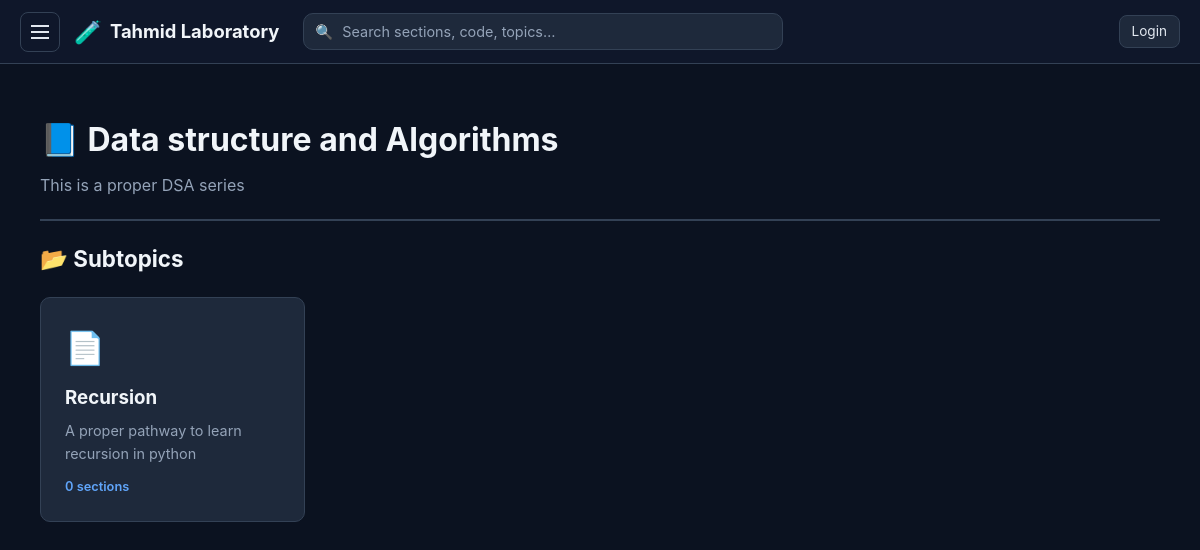
/topic/data-structure-and-algorithms/, run on the app's committed database.
### lab/models.py (models this page shows, shortened)
class Topic(models.Model):
    name = models.CharField(max_length=200, unique=True)
    slug = models.SlugField(max_length=200, unique=True, blank=True)
    description = models.TextField(
        blank=True, help_text="Short intro shown on homepage"
    )
    icon = models.CharField(max_length=50, default="📘", help_text="An emoji or icon")
    order = models.IntegerField(default=0, help_text="Lower = appears first")
    created_at = models.DateTimeField(auto_now_add=True)
    updated_at = models.DateTimeField(auto_now=True)
    class Meta:
        ordering = ["order", "name"]

class SubTopic(models.Model):
    topic = models.ForeignKey(Topic, on_delete=models.CASCADE, related_name="subtopics")
    name = models.CharField(max_length=200)
    slug = models.SlugField(max_length=200, blank=True)
    description = models.TextField(
        blank=True, help_text="Short intro for this subtopic page"
    )
    order = models.IntegerField(default=0, help_text="Lower = appears first")
    created_at = models.DateTimeField(auto_now_add=True)
    updated_at = models.DateTimeField(auto_now=True)
    class Meta:
        ordering = ["order", "name"]
        unique_together = ("topic", "slug")
    def get_absolute_url(self):
        return reverse(
            "lab:subtopic_detail",
            kwargs={
                "topic_slug": self.topic.slug,
                "subtopic_slug": self.slug,
            },
        )

### lab/views.py (the view)
# urls.py: path("topic/<slug:slug>/", views.topic_detail, name="topic_detail"),
def topic_detail(request, slug):
    topic = get_object_or_404(Topic, slug=slug)
    subtopics = topic.subtopics.annotate(section_count=Count("sections"))
    return render(
        request,
        "lab/topic_detail.html",
        {
            "topics": _sidebar_topics(),
            "topic": topic,
            "subtopics": subtopics,
        },
    )

### lab/views.py (called while the page is built)
def _sidebar_topics():
    return (
        Topic.objects.prefetch_related("subtopics")
        .annotate(subtopic_count=Count("subtopics", distinct=True))
        .all()
    )

### lab/templates/lab/topic_detail.html (shortened to what this page needs)
{% extends 'lab/base.html' %}
{% block content %}
<div class="topic-header">
    <div>
        <h1>{{ topic.icon }} {{ topic.name }}</h1>
        {% if topic.description %}<p class="topic-desc">{{ topic.description }}</p>{% endif %}
    </div>
</div>
<h2 class="section-heading">📂 Subtopics</h2>
<div class="topics-grid">
    {% for st in subtopics %}
    <a href="{{ st.get_absolute_url }}" class="topic-card">
        <div class="topic-icon">📄</div>
        <h3>{{ st.name }}</h3>
        <p>{{ st.description|default:"Explore this subtopic" }}</p>
        <span class="topic-meta">{{ st.section_count }} section{{ st.section_count|pluralize }}</span>
    </a>
    {% empty %}
    <div class="empty-state">
        <h3>No subtopics yet</h3>
        <p>This topic has no subtopics. Add some from the admin dashboard.</p>
    </div>
    {% endfor %}
</div>
{% endblock %}

### lab/templates/lab/base.html (shortened to what this page needs)
{% load static %}
<!DOCTYPE html>
<html lang="en">
<head>
    <link rel="stylesheet" href="{% static 'css/style.css' %}">
    <link rel="stylesheet" href="{% static 'css/dashboard.css' %}">
    <link rel="stylesheet" href="https://cdnjs.cloudflare.com/ajax/libs/highlight.js/11.9.0/styles/github-dark.min.css">
</head>
<body>
    <header class="topbar">
        <button class="menu-toggle" onclick="toggleSidebar()" aria-label="Toggle sidebar">
            <span class="hamburger"></span>
        </button>
        <a href="{% url 'lab:home' %}" class="brand">
            <span class="brand-icon">🧪</span>
            <span class="brand-text">Tahmid Laboratory</span>
        </a>
        <form class="search-form" action="{% url 'lab:search' %}" method="get" role="search">
            <span class="search-icon">🔍</span>
            <input type="text" name="q" placeholder="Search sections, code, topics…"
                value="{{ request.GET.q|default:'' }}" class="search-input" autocomplete="off">
        </form>
        <div class="topbar-right">
            {% if user.is_authenticated %}
            <span class="user">👤 {{ user.username }}</span>
            <a href="/admin/logout/" class="btn btn-sm">Logout</a>
            {% else %}
            <a href="/admin/login/" class="btn btn-sm">Login</a>
            {% endif %}
        </div>
    </header>
    <div class="layout">
        <main class="main">
            {% block content %}{% endblock %}
        </main>
    </div>
</body>
</html>

### static/css/style.css (style rules this page uses)
* { box-sizing: border-box; margin: 0; padding: 0; }
:root { --primary: #60a5fa; --primary-dark: #3b82f6; --bg: #0b1220; --bg-alt: #0f172a; --surface: #1e293b; --surface-2: #334155; --border: #334155; --text: #e2e8f0; --text-strong: #f1f5f9; --muted: #94a3b8; --sidebar-bg: #060b16; --sidebar-active: #1e40af; --danger: #f87171; --success: #34d399; --radius: 10px; }
body { font-family: -apple-system, BlinkMacSystemFont, "Segoe UI", Roboto, sans-serif; background: var(--bg); color: var(--text); line-height: 1.6; min-height: 100vh; }
.topbar { position: fixed; top: 0; left: 0; right: 0; height: 64px; background: var(--bg-alt); border-bottom: 1px solid var(--border); display: flex; align-items: center; padding: 0 20px; z-index: 100; gap: 14px; }
.menu-toggle { background: transparent; border: 1px solid var(--border); border-radius: 8px; width: 40px; height: 40px; display: flex; align-items: center; justify-content: center; cursor: pointer; color: var(--text); flex-shrink: 0; transition: 0.15s; }
.hamburger { width: 18px; height: 2px; background: currentColor; position: relative; display: block; }
.hamburger::before, .hamburger::after { content: ''; position: absolute; left: 0; width: 18px; height: 2px; background: currentColor; }
.hamburger::before { top: -6px; }
.hamburger::after { top: 6px; }
.brand { font-size: 1.15rem; font-weight: 700; color: var(--text-strong); text-decoration: none; display: flex; align-items: center; gap: 8px; white-space: nowrap; }
.brand-icon { font-size: 1.4rem; }
.search-form { flex: 1; max-width: 480px; position: relative; margin: 0 10px; }
.search-icon { position: absolute; left: 12px; top: 50%; transform: translateY(-50%); font-size: 0.9rem; color: var(--muted); pointer-events: none; }
.search-input { width: 100%; background: var(--surface); border: 1px solid var(--border); border-radius: 10px; padding: 9px 14px 9px 38px; color: var(--text); font-size: 0.9rem; font-family: inherit; transition: 0.15s; }
.search-input::placeholder { color: var(--muted); }
.topbar-right { margin-left: auto; display: flex; gap: 10px; align-items: center; }
.layout { display: flex; padding-top: 64px; min-height: 100vh; }
.main { flex: 1; padding: 30px 40px; max-width: 1200px; margin: 0 auto; width: 100%; }
.section-heading { margin: 20px 0; font-size: 1.4rem; color: var(--text-strong); }
.topics-grid { display: grid; grid-template-columns: repeat(auto-fill, minmax(240px, 1fr)); gap: 20px; margin-top: 20px; }
.topic-card { background: var(--surface); border: 1px solid var(--border); border-radius: var(--radius); padding: 24px; text-decoration: none; color: var(--text); transition: 0.2s; display: flex; flex-direction: column; }
.topic-icon { font-size: 2rem; margin-bottom: 10px; }
.topic-card h3 { margin-bottom: 6px; color: var(--text-strong); }
.topic-card p { color: var(--muted); font-size: 0.9rem; margin-bottom: 12px; flex: 1; }
.topic-meta { font-size: 0.8rem; color: var(--primary); font-weight: 600; }
.topic-header { display: flex; justify-content: space-between; align-items: flex-start; padding: 20px 0; margin-bottom: 20px; border-bottom: 2px solid var(--border); gap: 15px; flex-wrap: wrap; }
.topic-header h1 { font-size: 2rem; color: var(--text-strong); }
.topic-desc { color: var(--muted); margin-top: 8px; }
.btn { display: inline-block; padding: 8px 16px; border-radius: 8px; background: var(--surface); border: 1px solid var(--border); color: var(--text); text-decoration: none; cursor: pointer; font-size: 0.9rem; transition: 0.15s; font-family: inherit; }
.btn-sm { padding: 5px 12px; font-size: 0.85rem; }

### data on the page
Topic: icon "📘", name "Data structure and Algorithms", description "This is a proper DSA series"
SubTopic: name "Recursion", description "A proper pathway to learn recursion in python", section_count "0"
